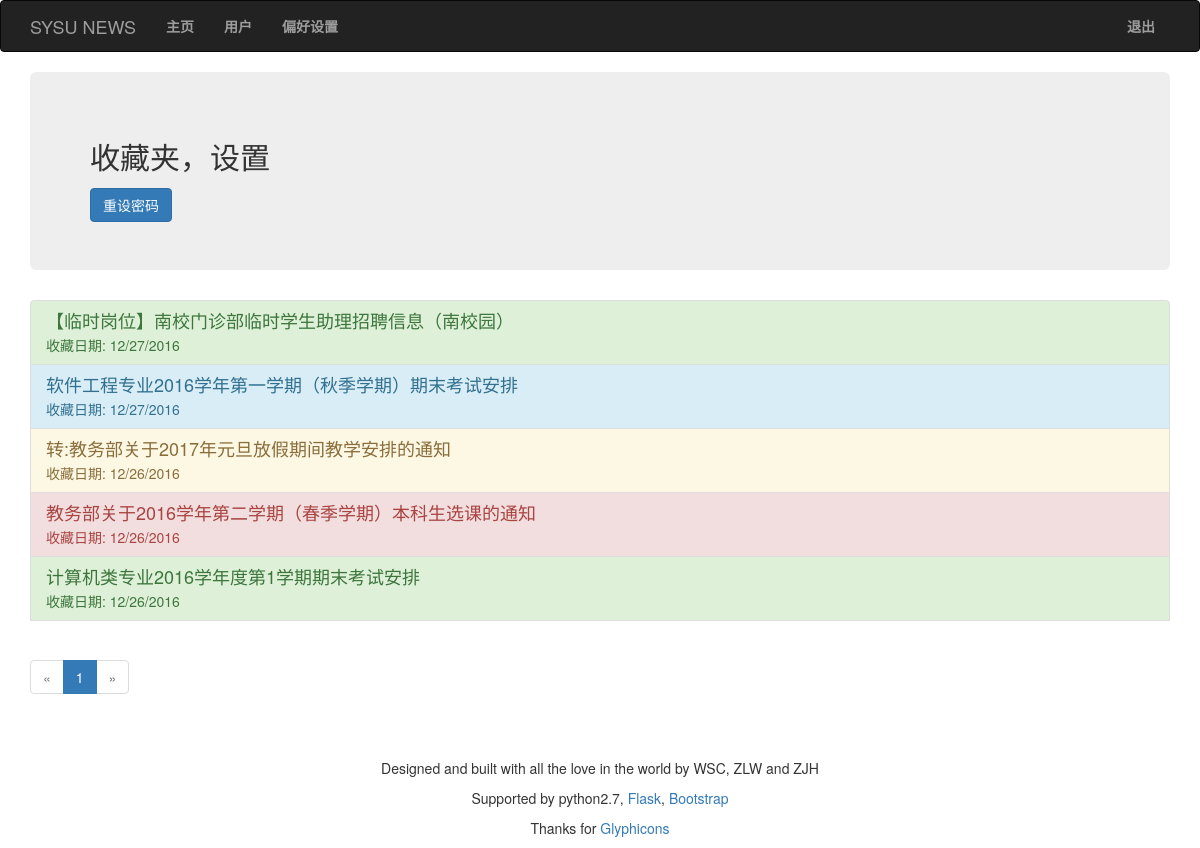
Page /user (signed in) on the committed database.
### app/models.py (models this page shows, shortened)
class Article(db.Model):
	__tablename__ = 'articles'
	id = db.Column(db.Integer, primary_key=True)
	title = db.Column(db.Text)
	text = db.Column(db.Text)
	link = db.Column(db.String(256))
	timestamp = db.Column(db.DateTime, default=datetime.utcnow)
	date = db.Column(db.Date)
	favorites = db.relationship('Favorite', foreign_keys=[Favorite.article_id],
								backref=db.backref('article', lazy='joined'), lazy='dynamic',
								cascade='all, delete-orphan')
	belong = db.Column(db.String(32), index=True)
	tag = db.Column(db.String(32), index=True)
	noticed = db.Column(db.Boolean, default=False)

class Favorite(db.Model):
	__tablename__ = 'favorites'
	article_id = db.Column(db.Integer, db.ForeignKey('articles.id'), primary_key=True)
	user_id = db.Column(db.Integer, db.ForeignKey('users.id'), primary_key=True)
	timestamp = db.Column(db.DateTime, default=datetime.utcnow)

### app/main/views.py (the view)
@login_required
@main.route('/user')
def user():
	user = User.query.filter_by(id=current_user.id).first()
	if user is None:
		flash(u'非法用户')
		return redirect(url_for('.index'))
	page = request.args.get('page', 1, type=int)
	pagination = user.favorites.order_by(Favorite.timestamp.desc()).paginate(page, per_page=current_app.config['ARTICLES_PER_PAGE'], error_out=False)
	favorites = [{'article': item.article, 'timestamp': item.timestamp} for item in pagination.items]
	return render_template('user.html', user=user, endpoint='.user', pagination=pagination, favorites=favorites)

### app/models.py (called while the page is built)
@login_manager.user_loader
def load_user(user_id):
	return User.query.get(int(user_id))

	def is_administrator(self):
		return self.is_admin

### app/templates/user.html (shortened to what this page needs)
{% extends "base.html" %}
{% import "_macros.html" as macros %}
{% block page_content %}
	<div class="jumbotron">
		<h2>收藏夹，设置</h2>
		<a href="{{ url_for('auth.reset_password1') }}" class="btn btn-primary" role="button">重设密码</a>
	</div>
	<div class="page_content">
		<div class="list-group">
			  {% for favorite in favorites %}
			  	<a href="{{ url_for('.read', id=favorite.article.id) }}"
			  	class="{{ loop.cycle('list-group-item list-group-item-success', 'list-group-item 	list-group-item-info', 'list-group-item list-group-item-warning', 'list-group-item 	list-group-item-danger') }}">
			  		<h4 class="list-group-item-heading">{{ favorite.article.title }}</h4>
			  		<p class="list-group-item-text">收藏日期: {{ moment(favorite.timestamp).format('L') }}</p>
			  	</a>
			  {% endfor %}
			<div class="pagination">
				{{ macros.pagination_widget(pagination, endpoint, username = user.username) }}
			</div>
		</div>
	</div>
{% endblock %}

### rows in the picture
Article: article "【临时岗位】南校门诊部临时学生助理招聘信息（南校园）"
Favorite: timestamp "12/27/2016"
Article: article "软件工程专业2016学年第一学期（秋季学期）期末考试安排"
Favorite: timestamp "12/27/2016"
Article: article "转:教务部关于2017年元旦放假期间教学安排的通知"
Favorite: timestamp "12/26/2016"
Article: article "教务部关于2016学年第二学期（春季学期）本科生选课的通知"
Favorite: timestamp "12/26/2016"
Article: article "计算机类专业2016学年度第1学期期末考试安排"
Favorite: timestamp "12/26/2016"

### other values in the picture
{{ p }} "1"
